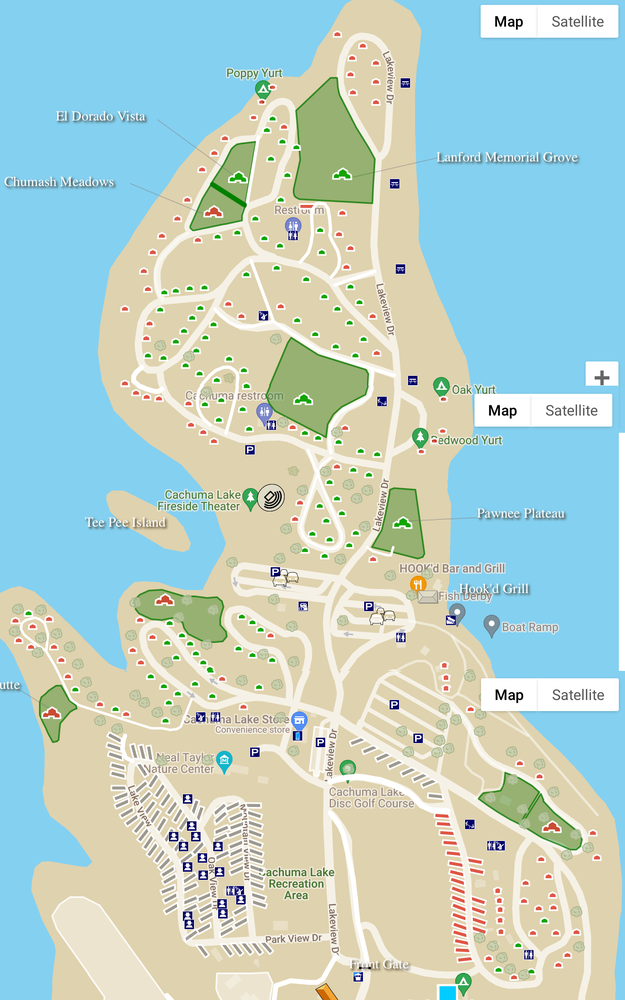
#> input picture camground.png, 625 x 1000 px, shrunk from 1524 x 2440 before the run; the run also reads 2 pictures not shown here
$ python analysis.py
#> lines starting #> are read from the running program, lines starting #| are printed output that depends on the picture; after the words box and inside, x2 and y2 are one past the last pixel; in counts of white or black regions, pixels touching at a corner belong together; long printed decimals are rounded
import cv2
import numpy as np
from scipy.spatial.distance import euclidean


def remove_duplicates(centers, threshold=10):
    unique_centers = []
    for center in centers:
        is_duplicate = False
        for unique_center in unique_centers:
            if euclidean(center, unique_center) < threshold:
                is_duplicate = True
                break
        if not is_duplicate:
            unique_centers.append(center)
    return unique_centers


# Read color image and templates
image = cv2.imread('camground.png')
#> image is the input picture: shape (1000, 625, 3); mean B, G, R 203.9, 209.5, 184
available_site = cv2.imread('available.png')
unavailable_site = cv2.imread('unavailable.png')

# Check if images are loaded correctly
if image is None or available_site is None or unavailable_site is None:
    print("One or more images were not loaded correctly. Please check the file paths.")
    exit(1)

# Template matching
res_A = cv2.matchTemplate(image, available_site, cv2.TM_CCOEFF_NORMED)
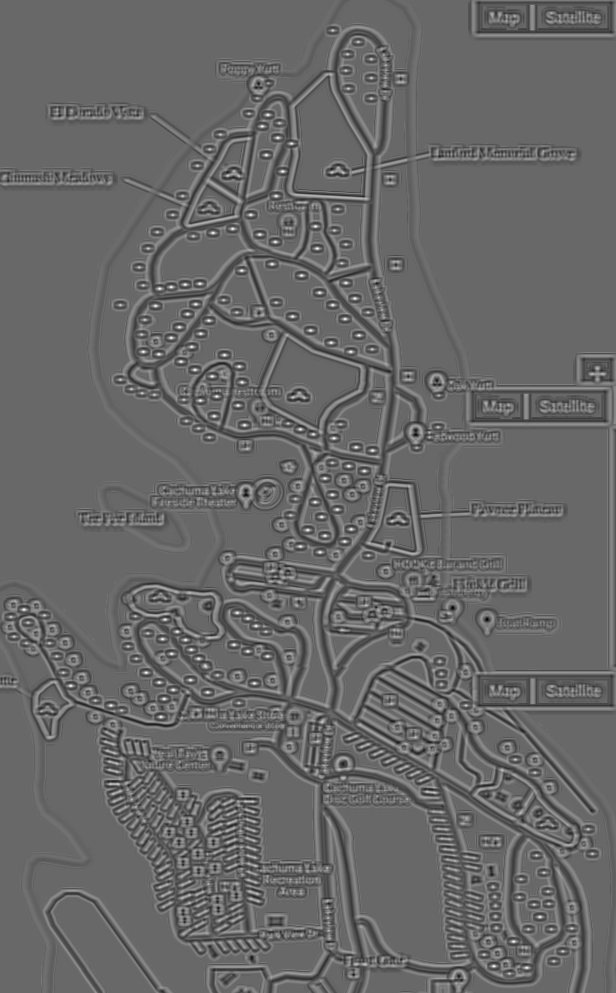
#> res_A: shape (993, 616) float32; min -0.684, max 0.992, mean -0.000608; drawn with min black and max white
res_B = cv2.matchTemplate(image, unavailable_site, cv2.TM_CCOEFF_NORMED)
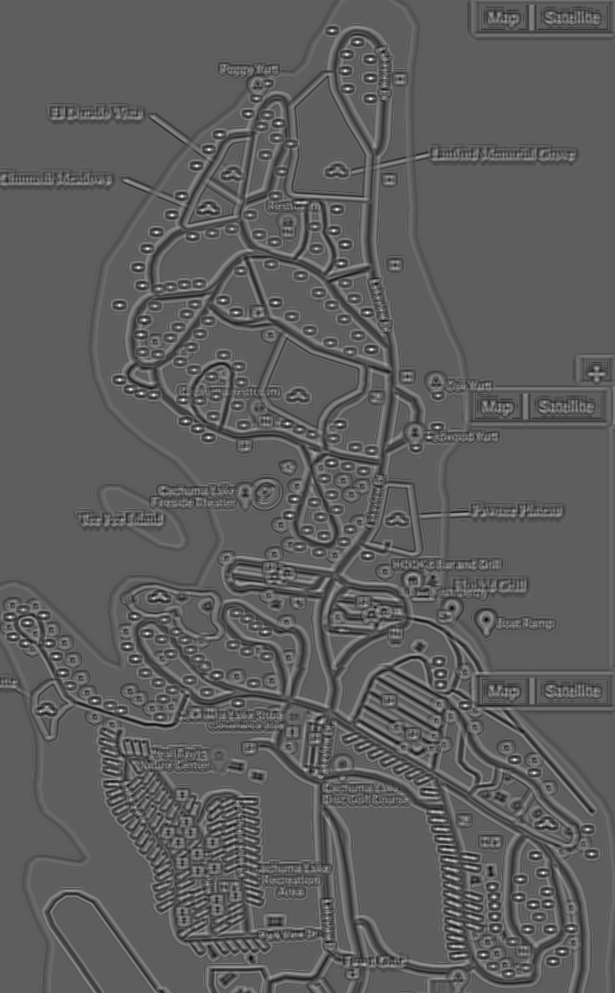
#> res_B: shape (993, 615) float32; min -0.579, max 0.99, mean -4.84e-05; drawn with min black and max white

threshold = 0.9
loc_A = np.where(res_A >= threshold)
#> loc_A = 76 positions, rows 126 to 941, columns 23 to 513
loc_B = np.where(res_B >= threshold)
#> loc_B = 61 positions, rows 30 to 973, columns 10 to 587

coords_A = list(zip(*loc_A[::-1]))
#> coords_A = 76 pairs, first value 23 to 513, second value 126 to 941
coords_B = list(zip(*loc_B[::-1]))
#> coords_B = 61 pairs, first value 10 to 587, second value 30 to 973

# Dimensions of templates
w_A, h_A = available_site.shape[1], available_site.shape[0]
#> w_A = 10; h_A = 8
w_B, h_B = unavailable_site.shape[1], unavailable_site.shape[0]
#> w_B = 11; h_B = 8

# Initialize lists for centers and distances
centers_A = [(pt[0] + w_A // 2, pt[1] + h_A // 2) for pt in coords_A]
#> centers_A = 76 pairs, first value 28 to 518, second value 130 to 945
centers_A = remove_duplicates(centers_A)
#> the loop in remove_duplicates, `for center in centers:` made 76 passes
#> center on passes 1 to 12: (267, 130), (296, 147), (271, 159), (287, 175), (320, 230), (237, 232), (264, 238), (322, 252), (246, 274), (306, 279), (204, 287), (190, 288)
#> after the loop in remove_duplicates, `for center in centers:`: unique_centers = 70 pairs, first value 28 to 518, second value 130 to 945
#> centers_A has the same summary as unique_centers in remove_duplicates
centers_B = []
distances = []

# Debugging code for showing all detected sites
debug_image = image.copy()
for pt in coords_A:
    cv2.rectangle(debug_image, pt, (pt[0] + w_A, pt[1] + h_A), (0, 255, 0), 2)
#> this loop made 76 passes
#> pt on passes 1 to 12: (262, 126), (291, 143), (266, 155), (282, 171), (315, 226), (232, 228), (259, 234), (317, 248), (241, 270), (301, 275), (199, 283), (185, 284)
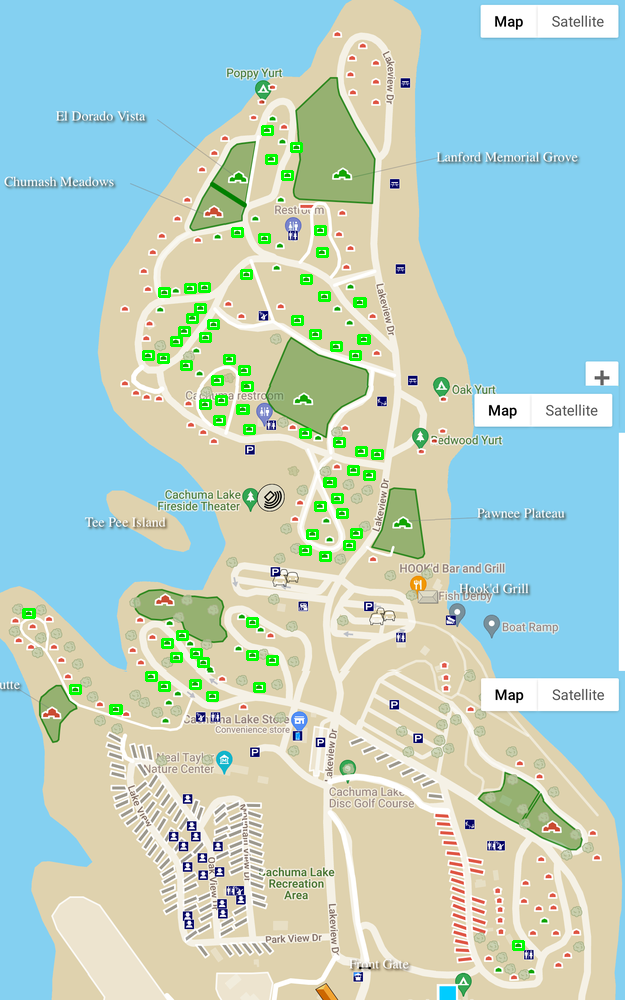
#> debug_image: shape (1000, 625, 3); 1.18% of pixels changed, all inside (x1, y1, x2, y2) = (22, 125, 525, 951)
for pt in coords_B:
    cv2.rectangle(debug_image, pt, (pt[0] + w_B, pt[1] + h_B), (0, 0, 255), 2)
#> this loop made 61 passes
#> pt on passes 1 to 12: (332, 30), (357, 42), (346, 54), (370, 59), (370, 78), (370, 98), (278, 123), (219, 134), (209, 149), (336, 209), (337, 209), (333, 230)
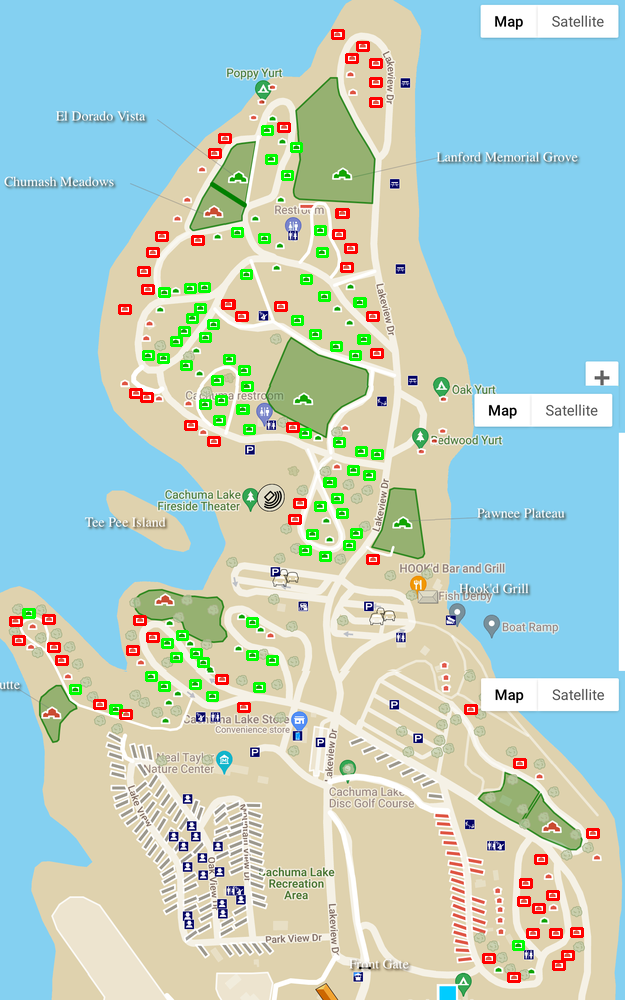
#> debug_image: shape (1000, 625, 3); 1.04% of pixels changed, all inside (x1, y1, x2, y2) = (9, 29, 600, 983)

# Calculate the distances
for center_A in centers_A:
    min_distance = float('inf')
    for pt_b in coords_B:
        center_B = (pt_b[0] + w_B // 2, pt_b[1] + h_B // 2)
        distance = euclidean(center_A, center_B)
        if distance < min_distance:
            min_distance = distance
    distances.append(min_distance)
#> this loop made 70 passes
#> after the loop, distances = 70 values, max 89.19 at index 41, min 11.18 at index 68, mean 36.8

# Debugging: print distances and centers
for i, (center, distance) in enumerate(zip(centers_A, distances)):
    print(f"Center {i+1}: {center}, Distance: {distance}")
#> this loop made 70 passes
#> (center, distance) on passes 1 to 12: ((267, 130), 16.28), ((296, 147), 23.85), ((271, 159), 34.18), ((287, 175), 48.17), ((320, 230), 18.44), ((237, 232), 40.79), ((264, 238), 67.03), ((322, 252), 24.08), ((246, 274), 34.99), ((306, 279), 37.48), ((204, 287), 28.6), ((190, 288), 40.31)
#| Center 1: (267, 130), Distance: 16.279
#| Center 2: (296, 147), Distance: 23.854
#| Center 3: (271, 159), Distance: 34.176
#| Center 4: (287, 175), Distance: 48.166
#| Center 5: (320, 230), Distance: 18.439
#| Center 6: (237, 232), Distance: 40.792
#| Center 7: (264, 238), Distance: 67.030
#| Center 8: (322, 252), Distance: 24.083
#> (further printed lines are left out)

sorted_indices = np.argsort(distances)[-5:]
#> sorted_indices = [54, 6, 40, 43, 41]
print("Top 5:")
for i in sorted_indices:
    print(f"Center: {centers_A[i]}, Distance: {distances[i]}")
#> this loop made 5 passes
#> i on passes 1 to 5: 54, 6, 40, 43, 41
#| Center: (252, 622), Distance: 64.885
#| Center: (264, 238), Distance: 67.030
#| Center: (361, 451), Distance: 73.055
#| Center: (369, 475), Distance: 75.392
#| Center: (377, 454), Distance: 89.185

# Highlight the top 5 Type A entities with maximum distance
font = cv2.FONT_HERSHEY_SIMPLEX
#> font = 0
font_scale = 1.2
font_thickness = 3
top5_centers = [centers_A[i] for i in sorted_indices]
#> top5_centers = [(252, 622), (264, 238), (361, 451), (369, 475), (377, 454)]

for i, center in enumerate(top5_centers):
    cv2.rectangle(image, (center[0] - w_A // 2, center[1] - h_A // 2),
                  (center[0] + w_A // 2, center[1] + h_A // 2), (255, 0, 0), 2)
    cv2.putText(image, f"Top {i+1}", (center[0] - 20, center[1] - 20),
                font, font_scale, (0, 0, 0), font_thickness)
#> this loop made 5 passes
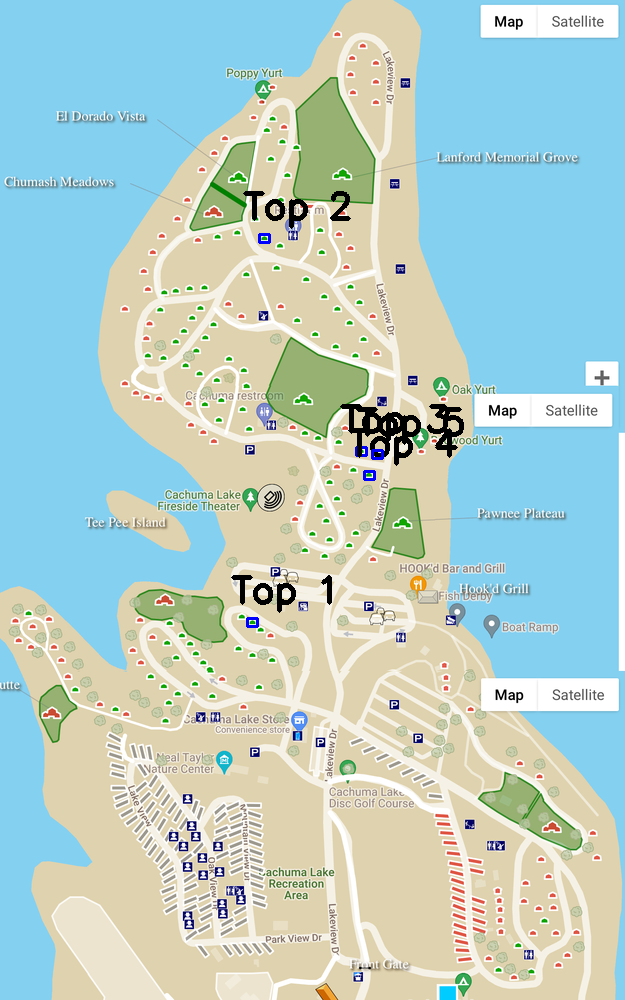
#> image: shape (1000, 625, 3); 0.86% of pixels changed, all inside (x1, y1, x2, y2) = (231, 191, 464, 628)


cv2.imwrite('Debug_Detection.png', debug_image)  # Save debug image
cv2.imwrite('Top_5_Available_Sites.png', image)  # Save final image

# Show the debug image and final result
cv2.imshow('Campsite Availability Detection', debug_image)
cv2.imshow('Top 5 Available Sites', image)
cv2.waitKey(0)
cv2.destroyAllWindows()
